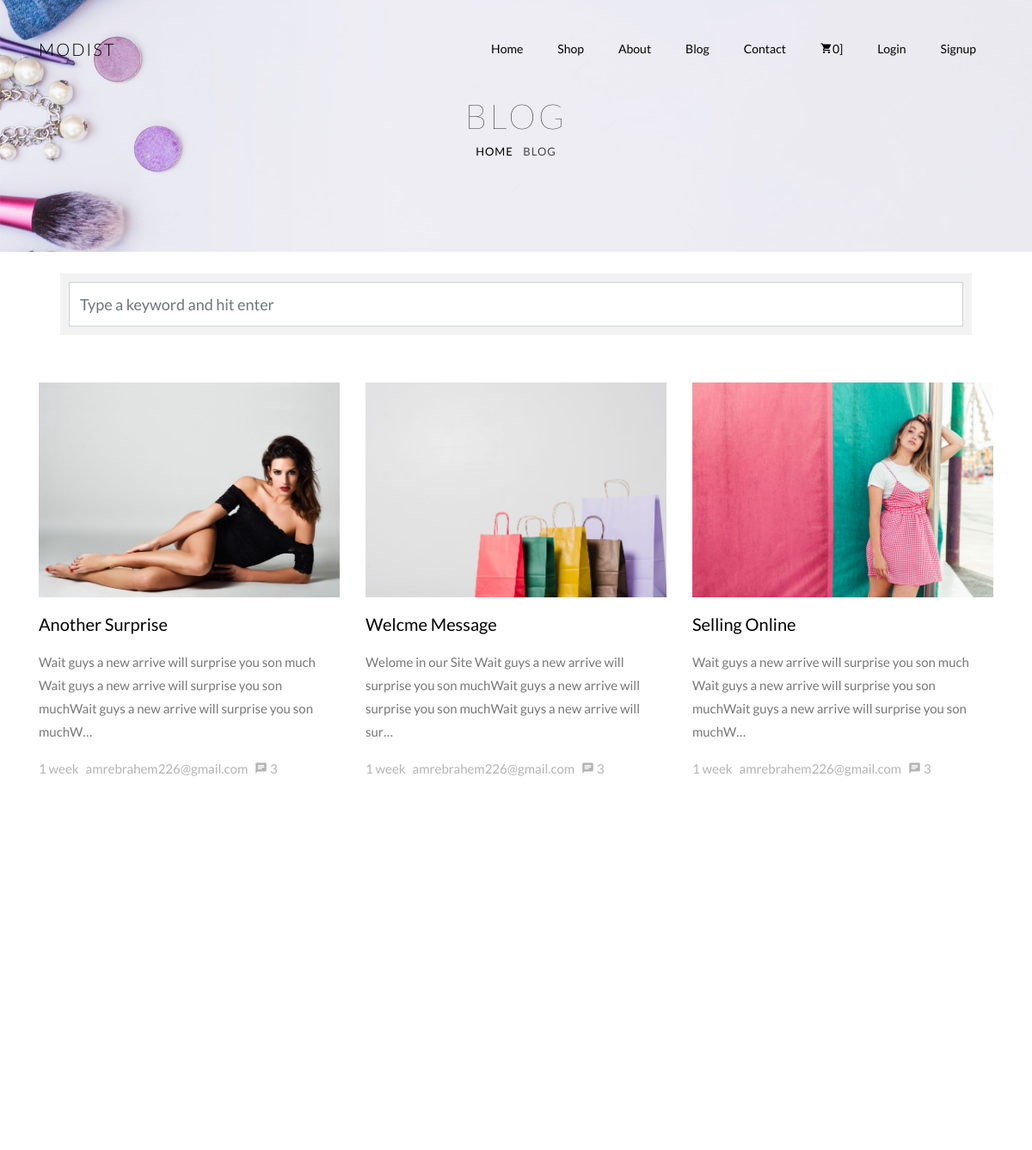
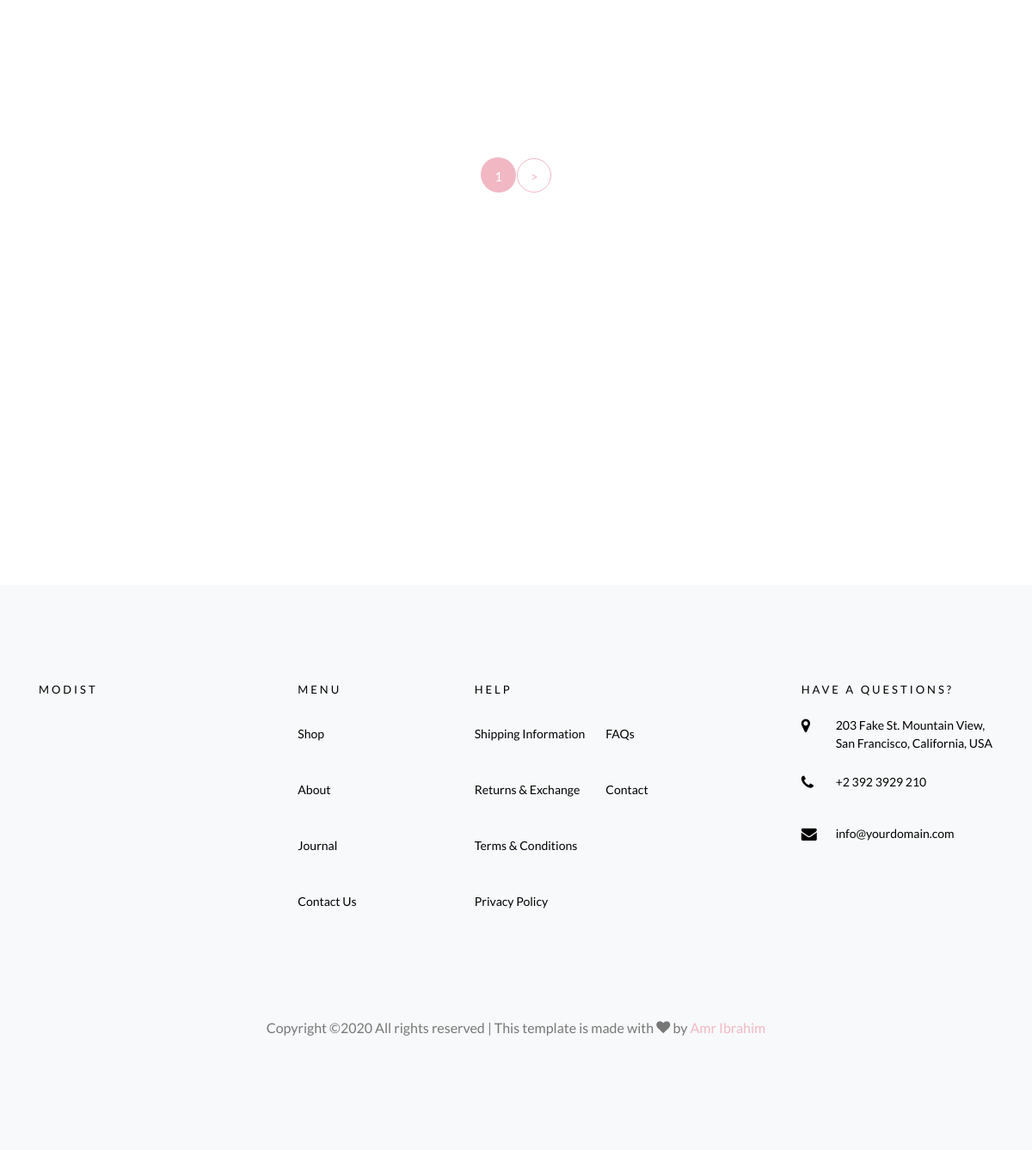
Screenshot of /blog/ with the database file from the repository (2 pictures, top to bottom).
### blog/models.py (models this page shows, shortened)
class Post(models.Model):
    title       = models.CharField(max_length=200)
    slug        = models.SlugField(null=True, blank=True)
    overview    = models.CharField(max_length=250)
    content     = models.TextField()
    author      = models.ForeignKey(User, on_delete=models.CASCADE)
    tags        = TaggableManager()
    category    = models.ManyToManyField(PostCategory, related_name='post_category')
    image       = models.ImageField()
    timestamp   = models.DateTimeField(auto_now_add=True)
    updated     = models.DateTimeField(auto_now=True)
    class Meta:
        ordering = ['-timestamp']
    def get_absolute_url(self):
        return reverse('blog:detail', kwargs={'slug': self.slug})
    def get_overview(self):
        content = self.overview
        markdown_text = markdown(content)
        return md.markdown(content, extensions=['markdown.extensions.fenced_code'])

### accounts/models.py (models this page shows, shortened)
class User(AbstractBaseUser):
    username = None
    firstname = models.CharField(max_length=20)
    lastname = models.CharField(max_length=20)
    email = models.EmailField(
        verbose_name='email address',
        max_length=255,
        unique=True,
    )
    bio = models.TextField(blank=True, null=True)
    avatar = models.ImageField(blank=True, null=True)
    active = models.BooleanField(default=True)
    staff = models.BooleanField(default=False) # a admin user; non super-user
    admin = models.BooleanField(default=False) # a superuser
    USERNAME_FIELD = 'email'
    REQUIRED_FIELDS = ['firstname', 'lastname'] # Email & Password are required by default.
    objects = UserManager()
    def __str__(self):              # __unicode__ on Python 2
        return self.email

### blog/views.py (the view, shortened to what this page needs)
# urls.py: path('', BlogListView.as_view(), name="index"),
class BlogListView(ListView):
    queryset = Post.objects.all()
    template_name = 'blog.html'
    context_object_name = 'posts'
    paginate_by = 6
    def get_queryset(self):
        qs = self.request.GET.get('q')
        queryset = super(BlogListView, self).get_queryset()
        return queryset

### orders/templatetags/cart_template_tags.py (called while the page is built)
@register.filter
def cart_item_count(user):
    if user.is_authenticated:
        qs = Order.objects.filter(user__email=user.email, ordered=False)
        if qs.exists():
            return qs[0].items.count()
    return 0

### templates/blog.html (shortened to what this page needs)
{% extends 'base.html' %}
{% load static %}
{% block body %}
<div class="hero-wrap hero-bread" style="background-image: url('/static/images/bg_6.jpg');">
  <div class="container">
    <div class="row no-gutters slider-text align-items-center justify-content-center">
      <div class="col-md-9 ftco-animate text-center">
        <h1 class="mb-0 bread">Blog</h1>
        <p class="breadcrumbs"><span class="mr-2"><a href="/">Home</a></span> <span>Blog</span></p>
      </div>
    </div>
  </div>
</div>
<section>
  <div class="container">
    <div class="sidebar-box">
      <form action="{% url 'blog:index' %}" method="GET" class="search-form">
        <div class="form-group">
          <input type="text" name="q" class="form-control" placeholder="Type a keyword and hit enter">
        </div>
      </form>
    </div>
    <div class="row d-flex">
      {% for post in posts %}
      <div class="col-md-4 d-flex ftco-animate">
        <div class="blog-entry align-self-stretch" style="width: 100%;">
          <a href="{{post.get_absolute_url}}" class="block-20" style="background-image: url('{{post.image.url}}');">
          </a>
          <div class="text mt-3 d-block">
            <h3 class="heading mt-3 text-left"><a href="{{post.get_absolute_url}}">{{post.title}}</a>
            </h3>
            <p class="overview">{{ post.get_overview|striptags|truncatechars:150 }}</p>
            <div class="meta mb-3">
              <div><a href="#">{{post.timestamp|timesince}}</a></div>
              <div><a href="#">{{post.author}}</a></div>
              <div><a href="#" class="meta-chat"><span class="icon-chat"></span> 3</a></div>
            </div>
          </div>
        </div>
      </div>
      {% empty %}
      <div class="empty">There's no Posts to Display.</div>
      {% endfor %}
    </div>
    <div class="row mt-5">
      <div class="col text-center">
        <div class="block-27">
          <ul>
            {% if is_paginated %}
            <li class="active"><span><a href="?page={{ page_obj.number }}">{{ page_obj.number }}</a></span></li>
            {% if page_obj.has_next %}
            <li><a href="?page={{ page_obj.next_page_number }}">&gt;</a></li>
            {% endif %}
            {% endif %}
          </ul>
        </div>
      </div>
    </div>
  </div>
</section>
<section class="ftco-section-parallax">
  <div class="parallax-img d-flex align-items-center">
    <div class="container">
      <div class="row d-flex justify-content-center py-5">
      </div>
    </div>
  </div>
</section>
{% endblock body %}

### static_my_proj/css/icomoon.css (style rules this page uses)
[class^="icon-"], [class*=" icon-"] { font-family: 'icomoon' !important; speak: none; font-style: normal; font-weight: normal; font-variant: normal; text-transform: none; line-height: 1; -webkit-font-smoothing: antialiased; -moz-osx-font-smoothing: grayscale; }
.icon-chat:before { content: "\e0b7"; }

### rows the page displays
Post: image (picture), title "Another Surprise", get_overview "Wait guys a new arrive will surprise you son much Wait guys a new arrive will surprise you son muchWait guys a new arrive will surprise you son muchW…", timestamp "1 week", author "amrebrahem226@gmail.com"
Post: image (picture), title "Welcme Message", get_overview "Welome in our Site Wait guys a new arrive will surprise you son muchWait guys a new arrive will surprise you son muchWait guys a new arrive will sur…", timestamp "1 week", author "amrebrahem226@gmail.com"
Post: image (picture), title "Selling Online", get_overview "Wait guys a new arrive will surprise you son much Wait guys a new arrive will surprise you son muchWait guys a new arrive will surprise you son muchW…", timestamp "1 week", author "amrebrahem226@gmail.com"

### other values shown
{{ request.user|cart_item_count }} "0"
{{ page_obj.number }} "1"
